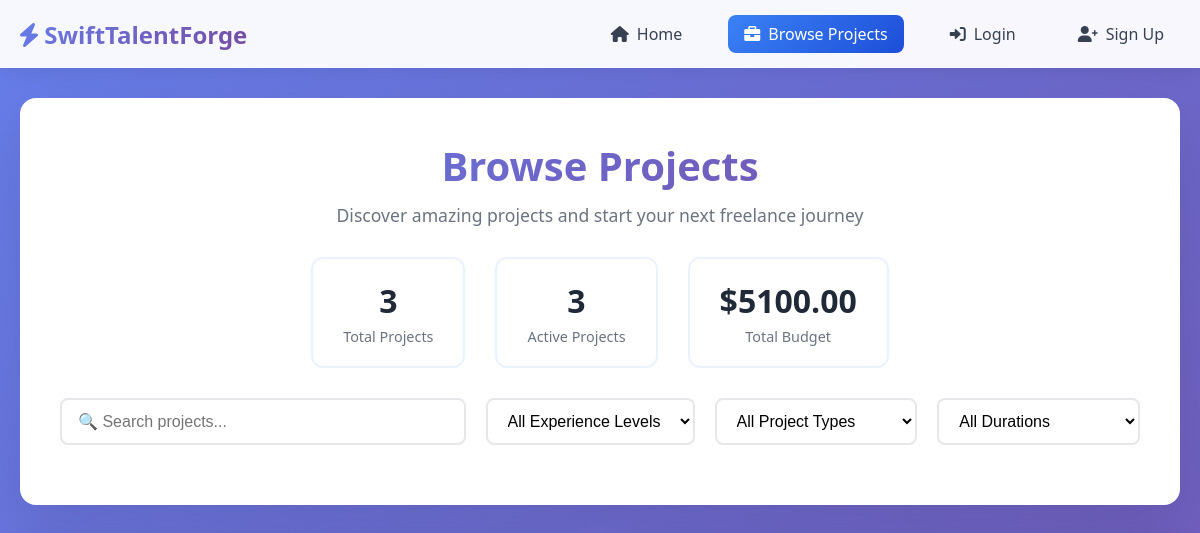
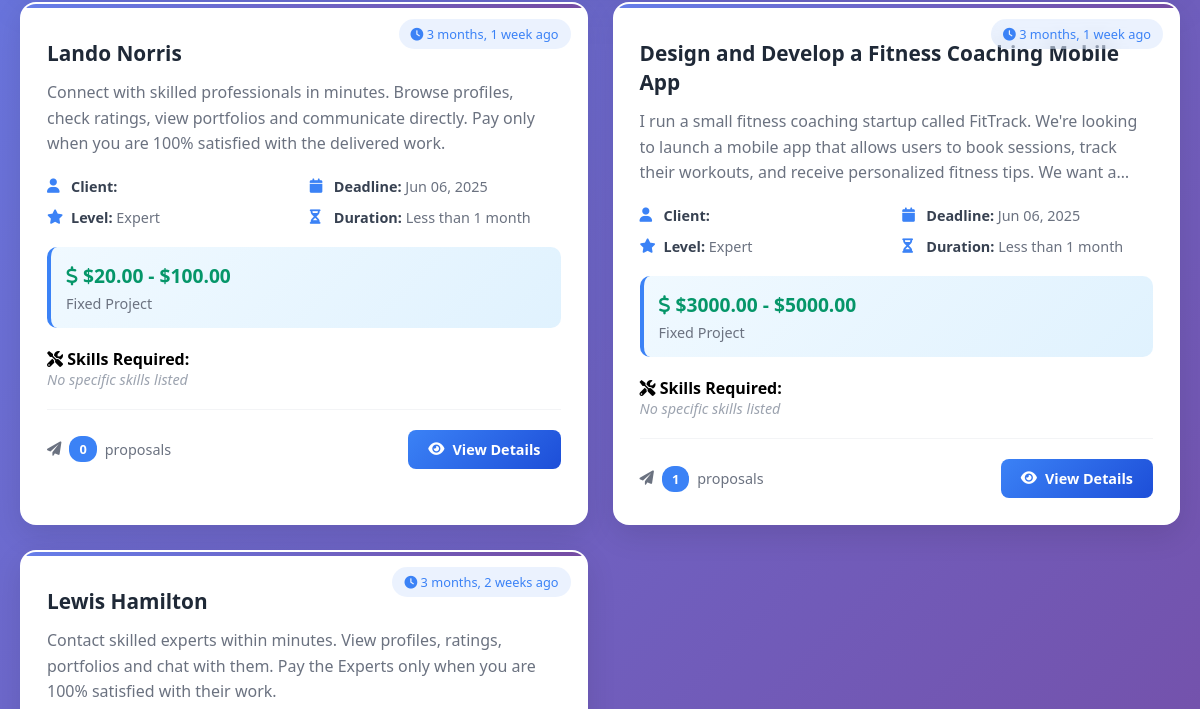
/browse_projects/ (upper part), run on an earlier commit of the app's database (2 pictures, top to bottom).
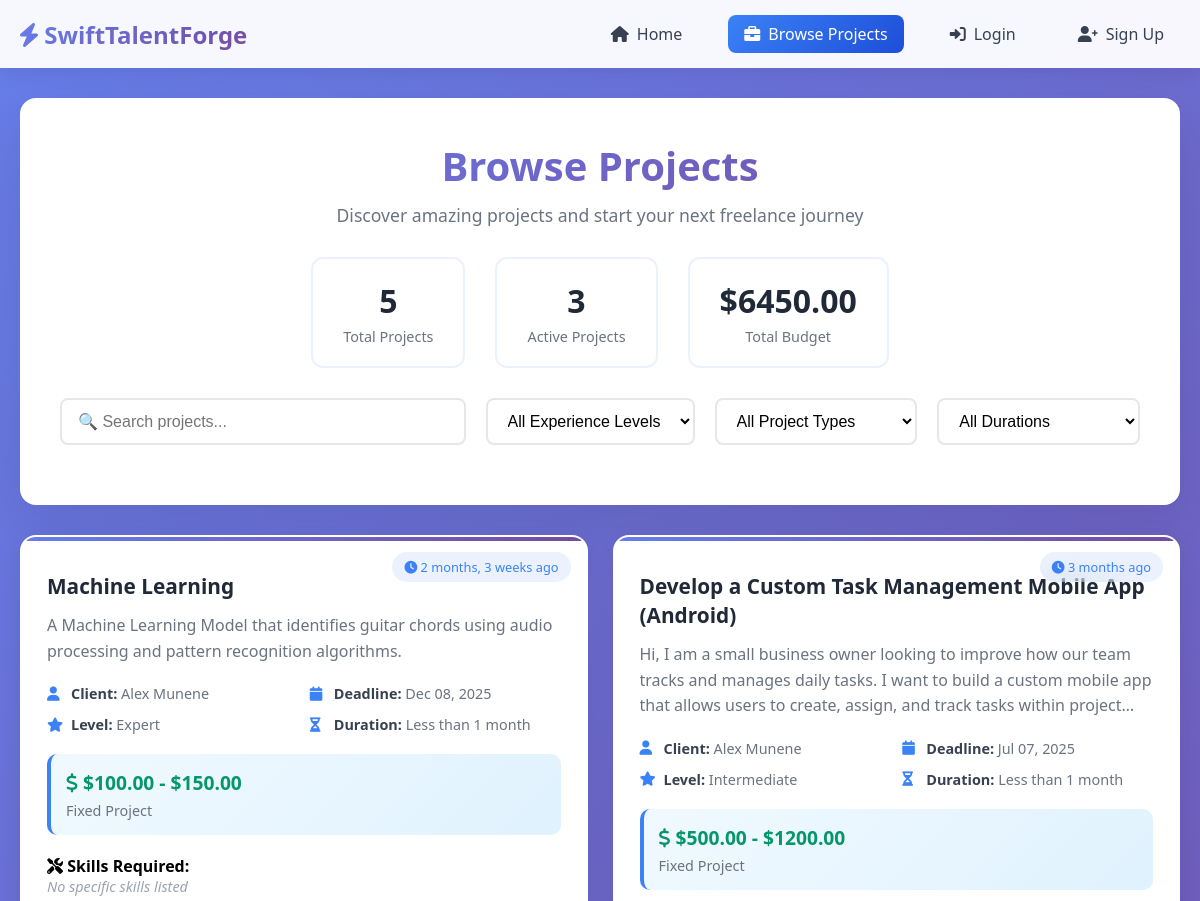
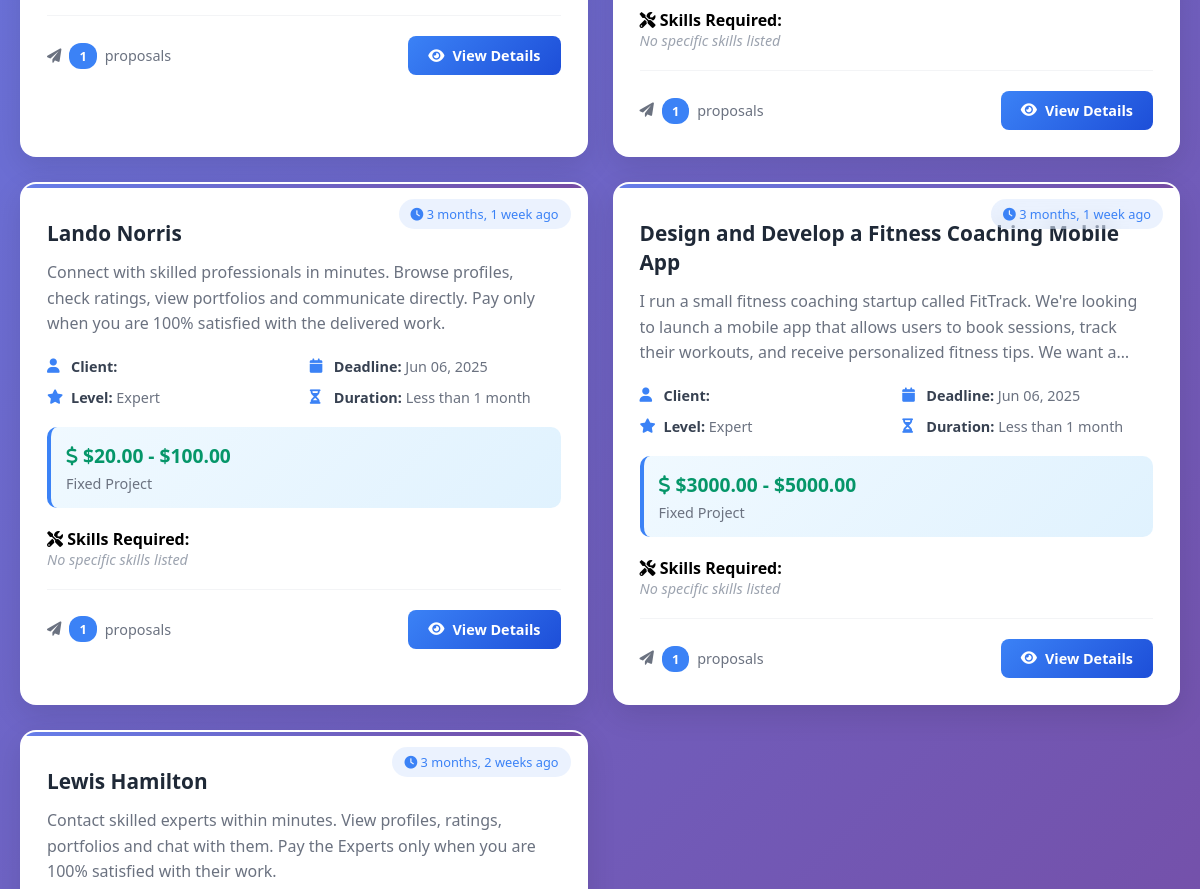
And on a later commit of the database (2 pictures, top to bottom).
### Portal/models.py (models this page shows, shortened)
class Project(models.Model):
    STATUS_CHOICES = [
        ('posted', 'Posted'),
        ('bidding', 'Receiving Bids'),
        ('hired', 'Freelancer Hired'),
        ('in_progress', 'Work in Progress'),
        ('submitted', 'Work Submitted'),
        ('revision', 'Revision Requested'),
        ('completed', 'Completed'),
        ('cancelled', 'Cancelled'),
    ]
    project_name = models.CharField(max_length=100)  # Removed unique=True
    description = models.CharField(max_length=300, default=None)
    postedOn = models.DateTimeField(auto_now_add=True)
    leader = models.ForeignKey(CustomUser, on_delete=models.CASCADE)
    isCompleted = models.BooleanField(default=False)
    deadline = models.DateField()
    task_count = models.IntegerField(default=0)
    budget_min = models.DecimalField(max_digits=10, decimal_places=2, default=0)
    budget_max = models.DecimalField(max_digits=10, decimal_places=2, default=0)
    project_type = models.CharField(max_length=20, choices=[
        ("Fixed", "Fixed Price"), ("Hourly", "Hourly Rate")
    ], default="Fixed")
    experience_level = models.CharField(max_length=20, choices=[
        ("Entry", "Entry Level"), ("Intermediate", "Intermediate"), ("Expert", "Expert")
    ], default="Intermediate")
    project_duration = models.CharField(max_length=30, choices=[
        ("Less than 1 month", "Less than 1 month"),
        ("1 to 3 months", "1 to 3 months"),
        ("3 to 6 months", "3 to 6 months"),
        ("More than 6 months", "More than 6 months")
    ], default="1 to 3 months")
    proposals_count = models.IntegerField(default=0)
    project_status = models.CharField(max_length=20, choices=STATUS_CHOICES, default='posted')

class CustomUser(models.Model):
    user = models.OneToOneField(User, on_delete=models.CASCADE, primary_key=True)
    phone_number = models.CharField(max_length=11, default=None)
    bio = models.TextField(max_length=500, default=None)
    image = models.ImageField(upload_to='profiles/')
    batchYear = models.CharField(max_length=4, choices=[
        ("None", "None"), ("UG-1", "UG-1"), ("UG-2", "UG-2"), ("UG-3", "UG-3"),
        ("UG-4", "UG-4"), ("MS", "MS"), ("Ph.D", "Ph.D")
    ], default='None')
    gender = models.CharField(max_length=10, choices=[
        ("Male", "Male"), ("Female", "Female")
    ], default="Male", blank=False)

### Portal/views.py (the view)
# urls.py: path('browse_projects/', views.browse_projects, name='browse_projects'),
def browse_projects(request):
    context = dict()
    projects = Project.objects.all().order_by('-postedOn')
    for project in projects:
        project.skills_required = ProjectSkillsRequired.objects.filter(project=project)
    active_projects = projects.filter(isCompleted=False)
    total_budget = sum(project.budget_max for project in projects if project.budget_max)
    context['projects'] = projects
    context['active_projects'] = active_projects
    context['total_budget'] = total_budget
    search_query = request.GET.get('search', '')
    experience_level = request.GET.get('experience', '')
    project_type = request.GET.get('type', '')
    duration = request.GET.get('duration', '')
    if search_query:
        projects = projects.filter(
            Q(project_name__icontains=search_query) |
            Q(description__icontains=search_query)
        )
    if experience_level:
        projects = projects.filter(experience_level=experience_level)
    if project_type:
        projects = projects.filter(project_type=project_type)
    if duration:
        projects = projects.filter(project_duration=duration)
    context['filtered_projects'] = projects
    context['search_query'] = search_query
    context['selected_experience'] = experience_level
    context['selected_type'] = project_type
    context['selected_duration'] = duration
    return render(request, 'browse_projects.html', context)

### Portal/templates/browse_projects.html (shortened to what the changed rows need)
<!DOCTYPE html>
<html lang="en">
<head>
    <link href="https://cdnjs.cloudflare.com/ajax/libs/font-awesome/6.0.0/css/all.min.css" rel="stylesheet">
</head>
<body>
    <div class="container">
        <div class="header">
            <h1 class="page-title">
                Browse Projects
            </h1>
            <div class="stats-bar">
                <div class="stat-item">
                    <span class="stat-number">{{ projects|length }}</span>
                    <div class="stat-label">Total Projects</div>
                </div>
                <div class="stat-item">
                    <span class="stat-number">${{ total_budget|default:0 }}</span>
                    <div class="stat-label">Total Budget</div>
                </div>
            </div>
        </div>
        {% if projects %}
            <div class="projects-grid" id="projectsGrid">
                {% for project in projects %}
                    <div class="project-card"
                         data-experience="{{ project.experience_level }}"
                         data-type="{{ project.project_type }}"
                         data-duration="{{ project.project_duration }}">
                        <div class="posted-time">
                            <i class="fas fa-clock"></i>
                            {{ project.postedOn|timesince }} ago
                        </div>
                        <h3 class="project-title">{{ project.project_name }}</h3>
                        <p class="project-description">{{ project.description }}</p>
                        <div class="project-meta">
                            <div class="meta-item">
                                <i class="fas fa-user"></i>
                                <span><strong>Client:</strong> {{ project.leader.user.first_name }} {{ project.leader.user.last_name }}</span>
                            </div>
                            <div class="meta-item">
                                <i class="fas fa-calendar"></i>
                                <span><strong>Deadline:</strong> {{ project.deadline|date:"M d, Y" }}</span>
                            </div>
                            <div class="meta-item">
                                <i class="fas fa-star"></i>
                                <span><strong>Level:</strong> {{ project.experience_level }}</span>
                            </div>
                            <div class="meta-item">
                                <i class="fas fa-hourglass-half"></i>
                                <span><strong>Duration:</strong> {{ project.project_duration }}</span>
                            </div>
                        </div>
                        <div class="project-budget">
                            <div class="budget-amount">
                                <i class="fas fa-dollar-sign"></i>
                                ${{ project.budget_min }} - ${{ project.budget_max }}
                            </div>
                            <div class="budget-type">{{ project.project_type }} Project</div>
                        </div>
                        <div class="project-skills">
                            <strong><i class="fas fa-tools"></i> Skills Required:</strong>
                            {% if project.skills_required.all %}
                                <div class="skills-container">
                                    {% for skill_req in project.skills_required.all %}
                                        <span class="skill-tag">{{ skill_req.skill.skill_name }}</span>
                                    {% endfor %}
                                </div>
                            {% else %}
                                <div class="no-skills">No specific skills listed</div>
                            {% endif %}
                        </div>
                        <div class="project-footer">
                            <div class="proposals-info">
                                <i class="fas fa-paper-plane"></i>
                                <span class="proposals-count">{{ project.proposals_count }}</span>
                                proposals
                            </div>
                            <a href="{% url 'Portal:project_detail' project.id %}" class="view-btn">
                                <i class="fas fa-eye"></i>
                                View Details
                            </a>
                        </div>
                    </div>
                {% endfor %}
            </div>
        {% else %}
            <div class="no-projects">
                <i class="fas fa-folder-open"></i>
                <h3>No Projects Available</h3>
                <p>There are currently no projects posted. Check back later for new opportunities!</p>
            </div>
        {% endif %}
    </div>
</body>
</html>

What changed in the data, as far as the page shows it:
added Project: postedOn "2 months, 3 weeks", project_name "Machine Learning", description "A Machine Learning Model that identifies guitar chords using audio processing and pattern recognition algorithms.", leader.user.first_name "Alex", leader.user.last_name "Munene", deadline "Dec 08, 2025", experience_level "Expert", project_duration "Less than 1 month", budget_min "100.00", budget_max "150.00", project_type "Fixed", shows "No specific skills listed", proposals_count "1"
added Project: postedOn "3 months", project_name "Develop a Custom Task Management Mobile App (Android)", description "Hi, I am a small business owner looking to improve how our team tracks and manages daily tasks. I want to build a custom mobile app that allows users to create, assign, and track tasks within…", leader.user.first_name "Alex", leader.user.last_name "Munene", deadline "Jul 07, 2025", experience_level "Intermediate", project_duration "Less than 1 month", budget_min "500.00", budget_max "1200.00", project_type "Fixed", shows "No specific skills listed", proposals_count "1"
changed Project "Lando Norris": proposals_count "0" → "1"
Also different on the page:
{{ projects|length }}: "3" → "5"
{{ total_budget|default:0 }}: "5100.00" → "6450.00"
